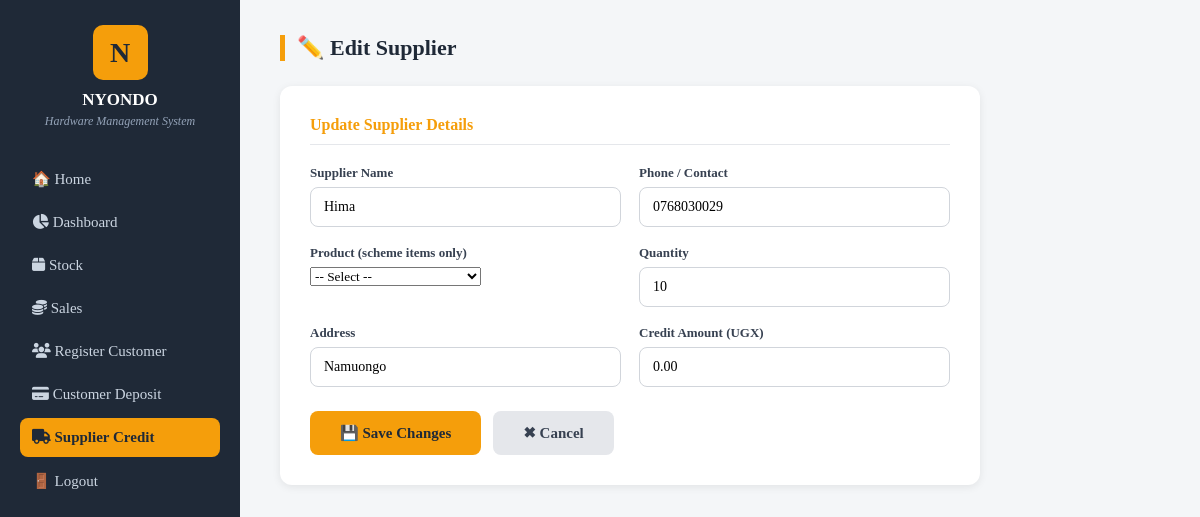
The app's page /supplier_credit/edit/19/ (signed in) with its own data.
### nyondoapp/models.py (models this page shows, shortened)
class Supplier(models.Model):
    name = models.CharField(max_length=200)
    phone = models.CharField(max_length=20)
    address = models.CharField(max_length=255, blank=True)
    product = models.ForeignKey(Product, on_delete=models.SET_NULL, null=True, blank=True)
    quantity = models.IntegerField(default=0)
    credit_amount = models.DecimalField(max_digits=10, decimal_places=2, default=0)  # how much we owe them
    date_added = models.DateField(auto_now_add=True)

### nyondoapp/views.py (the view, shortened to what this page needs)
# urls.py: path('supplier_credit/edit/<int:pk>/', views.supplier_edit, name='supplier_edit'),
@login_required
def supplier_edit(request, pk):
    role = get_user_role(request.user)
    if role == 'salesperson':
        messages.error(request, 'You are not authorized to edit suppliers.')
        return redirect('/dashboard/salesperson/')
    supplier = Supplier.objects.get(id=pk)
    products = Product.objects.all()
    return render(request, 'supplier_edit.html', {'supplier': supplier, 'products': products})

### nyondoapp/views.py (called while the page is built)
def get_user_role(user):
    groups = user.groups.values_list('name', flat=True)
    if 'admin' in groups:
        return 'admin'
    elif 'salesperson' in groups:
        return 'salesperson'
    elif 'stockmanager' in groups:
        return 'stockmanager'
    return None

### nyondoapp/templates/supplier_edit.html (shortened to what this page needs)
<!doctype html>
<html lang="en">
  <head>
    <link
      rel="stylesheet"
      href="https://cdnjs.cloudflare.com/ajax/libs/font-awesome/6.5.1/css/all.min.css"
    />
  </head>
  <body>
    <div class="sidebar">
      <div class="logo-box">N</div>
      <h2>NYONDO</h2>
      <p class="tagline">Hardware Management System</p>
      <div class="menu">
        <a onclick="window.location.href = '/'">🏠 Home</a>
        <a onclick="window.location.href = '/dashboard/admin/'"
          ><i class="fa-solid fa-chart-pie"></i> Dashboard</a
        >
        <a onclick="window.location.href = '/stock/'"
          ><i class="fa-solid fa-box"></i> Stock</a
        >
        <a onclick="window.location.href = '/sales/'"
          ><i class="fa-solid fa-coins"></i> Sales</a
        >
        <a onclick="window.location.href = '/customer_registration/'"
          ><i class="fa-solid fa-users"></i> Register Customer</a
        >
        <a onclick="window.location.href = '/customer_deposit/'"
          ><i class="fa-solid fa-credit-card"></i> Customer Deposit</a
        >
        <a onclick="window.location.href = '/supplier_credit/'" class="active"
          ><i class="fa-solid fa-truck"></i> Supplier Credit</a
        >
        <a onclick="window.location.href = '/login/'">🚪 Logout</a>
      </div>
    </div>
    <div class="main">
      <div class="page-title">✏️ Edit Supplier</div>
      <div class="form-card">
        <h3>Update Supplier Details</h3>
        <form method="POST" action="/supplier_credit/edit/{{ supplier.id }}/">
          <div class="form-grid">
            <div>
              <label>Supplier Name</label>
              <input type="text" name="name" value="{{ supplier.name }}" />
            </div>
            <div>
              <label>Phone / Contact</label>
              <input type="text" name="phone" value="{{ supplier.phone }}" />
            </div>
            <div>
              <label>Product (scheme items only)</label>
              <select name="product_id">
                <option value="">-- Select --</option>
              </select>
            </div>
            <div>
              <label>Quantity</label>
              <input
                type="number"
                name="quantity"
                value="{{ supplier.quantity }}"
                min="0"
              />
            </div>
            <div>
              <label>Address</label>
              <input
                type="text"
                name="address"
                value="{{ supplier.address }}"
              />
            </div>
            <div>
              <label>Credit Amount (UGX)</label>
              <input
                type="number"
                name="credit_amount"
                value="{{ supplier.credit_amount }}"
              />
            </div>
          </div>
          <div class="btn-row">
            <button class="btn-save" type="submit">💾 Save Changes</button>
            <a href="/supplier_credit/" class="btn-cancel">✖ Cancel</a>
          </div>
        </form>
      </div>
    </div>
  </body>
</html>

### nyondoapp/templates/supplier_edit.html (style rules this page uses)
* { box-sizing: border-box; margin: 0; padding: 0; font-family: Georgia, serif; }
body { background: #f4f6f8; color: #1f2937; }
.sidebar { position: fixed; left: 0; top: 0; width: 240px; height: 100vh; background: #1f2937; color: #fff; padding: 25px 20px; overflow-y: auto; }
.logo-box { width: 55px; height: 55px; background: #f59e0b; color: #1f2937; border-radius: 10px; display: flex; align-items: center; justify-content: center; font-size: 28px; font-weight: bold; margin: 0 auto 10px; }
.sidebar h2 { text-align: center; font-size: 17px; margin-bottom: 4px; }
.sidebar p.tagline { text-align: center; font-size: 12px; color: #94a3b8; font-style: italic; margin-bottom: 30px; }
.menu a { display: block; color: #cbd5e1; text-decoration: none; padding: 11px 12px; border-radius: 8px; font-size: 15px; margin-bottom: 4px; }
.menu a.active { background: #f59e0b; color: #1f2937; font-weight: bold; }
.main { margin-left: 240px; padding: 35px 40px; }
.page-title { font-size: 22px; font-weight: bold; border-left: 5px solid #f59e0b; padding-left: 12px; margin-bottom: 25px; }
.form-card { background: #fff; border-radius: 12px; padding: 30px; box-shadow: 0 2px 8px rgba(0, 0, 0, 0.08); max-width: 700px; }
.form-card h3 { font-size: 16px; color: #f59e0b; border-bottom: 1px solid #e5e7eb; padding-bottom: 10px; margin-bottom: 20px; }
.form-grid { display: grid; grid-template-columns: 1fr 1fr; gap: 18px; }
label { display: block; font-size: 13px; font-weight: bold; margin-bottom: 6px; color: #374151; }
input { width: 100%; padding: 11px 13px; border: 1.5px solid #d1d5db; border-radius: 8px; font-size: 14px; outline: none; }
.btn-row { margin-top: 24px; display: flex; gap: 12px; }
.btn-save { background: #f59e0b; color: #1f2937; padding: 13px 30px; border: none; border-radius: 8px; font-size: 15px; font-weight: bold; cursor: pointer; }
.btn-cancel { background: #e5e7eb; color: #374151; padding: 13px 30px; border: none; border-radius: 8px; font-size: 15px; font-weight: bold; cursor: pointer; text-decoration: none; display: inline-block; }

### records on screen
Supplier: name "Hima", phone "0768030029", quantity "10", address "Namuongo", credit_amount "0.00"
